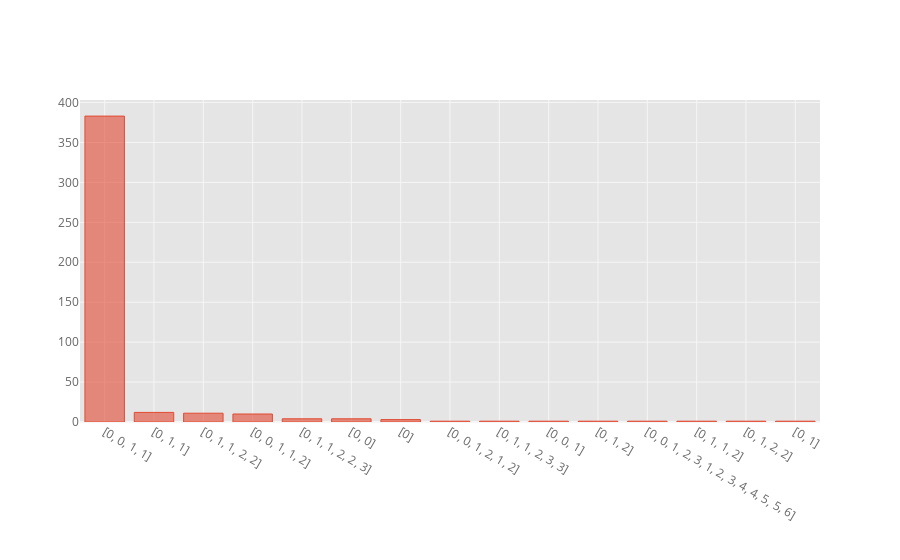

The cell this chart's notebook holds for it:
### Markdown cell above
## constellations of sections

### Code cell
print('The vast majority of the dances is notated in two repeated sections, AABB.')
section_order.sections.value_counts().iplot('bar')

### Figure 1 — Plotly figure (JSON) as saved in the notebook; plotly's stock layout.template omitted (floating-point values rounded to 4 significant figures)
{"data": [{"marker": {"color": "rgba(226, 74, 51, 0.6)", "line": {"color": "rgba(226, 74, 51, 1.0)", "width": 1}}, "name": "sections", "orientation": "v", "text": "", "type": "bar", "x": ["[0, 0, 1, 1]", "[0, 1, 1]", "[0, 1, 1, 2, 2]", "[0, 0, 1, 1, 2]", "[0, 1, 1, 2, 2, 3]", "[0, 0]", "[0]", "[0, 0, 1, 2, 1, 2]", "[0, 1, 1, 2, 3, 3]", "[0, 0, 1]", "[0, 1, 2]", "[0, 0, 1, 2, 3, 1, 2, 3, 4, 4, 5, 5, 6]", "[0, 1, 1, 2]", "[0, 1, 2, 2]", "[0, 1]"], "y": [383, 12, 11, 10, 4, 4, 3, 1, 1, 1, 1, 1, 1, 1, 1]}], "layout": {"legend": {"bgcolor": "#FFFFFF", "font": {"color": "#666666"}}, "paper_bgcolor": "#FFFFFF", "plot_bgcolor": "#E5E5E5", "title": {"font": {"color": "#151516"}}, "xaxis": {"gridcolor": "#F6F6F6", "showgrid": true, "tickfont": {"color": "#666666"}, "title": {"font": {"color": "#666666"}, "text": ""}, "zerolinecolor": "#F6F6F6"}, "yaxis": {"gridcolor": "#F6F6F6", "showgrid": true, "tickfont": {"color": "#666666"}, "title": {"font": {"color": "#666666"}, "text": ""}, "zerolinecolor": "#F6F6F6"}}}
